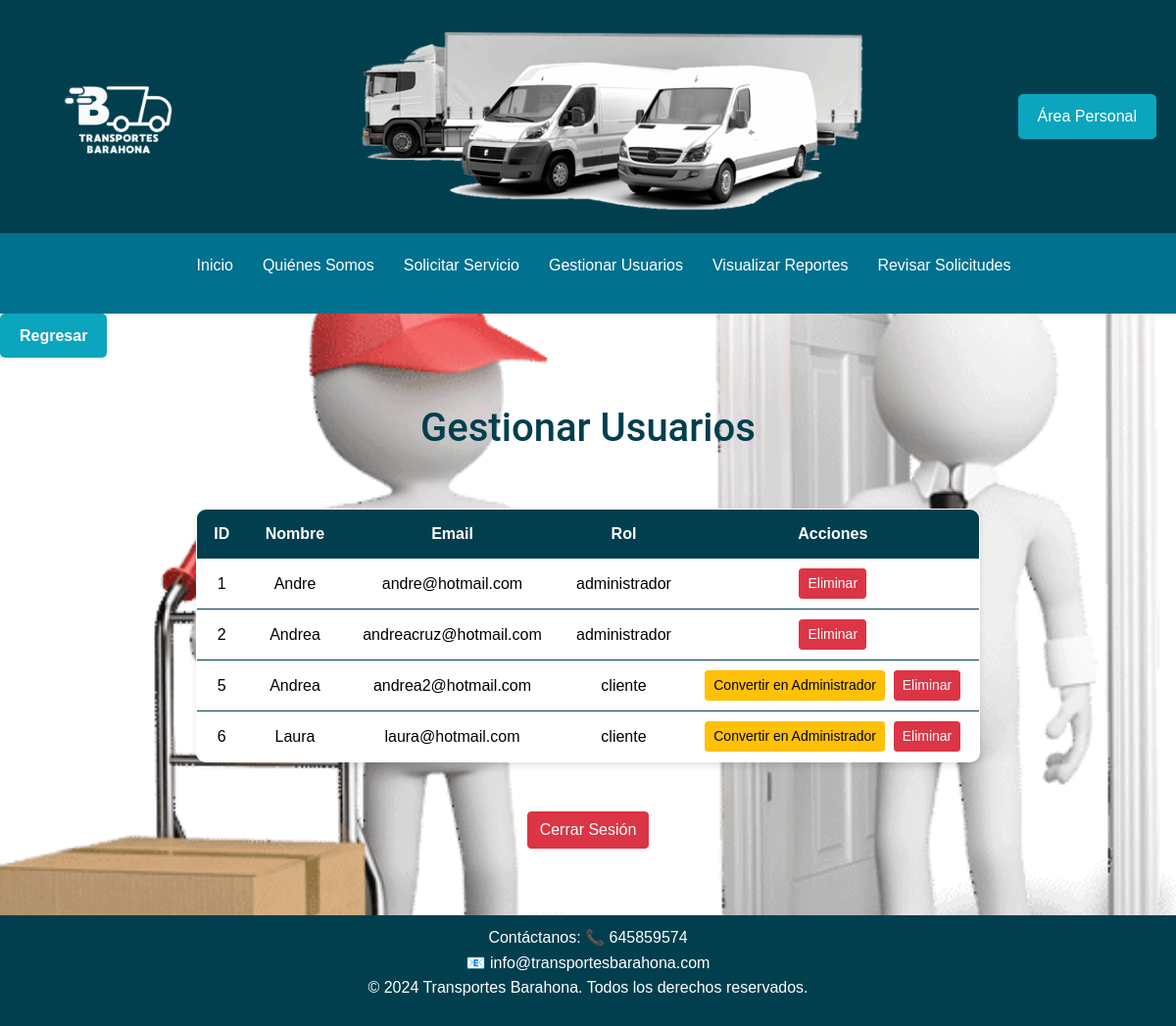
/public/index.php?action=gestionar_usuarios (signed in), run on the app's committed database.
### tables this page shows
CREATE TABLE `Usuario` (
  `usuario_id` int(11) NOT NULL,
  `nombre` varchar(100) NOT NULL,
  `email` varchar(100) NOT NULL,
  `direccion` varchar(255) DEFAULT NULL,
  `numero_telefono` varchar(15) DEFAULT NULL,
  `contrasenia` varchar(255) NOT NULL,
  `nombre_rol` enum('cliente','administrador') DEFAULT 'cliente'
);

### app/controllers/AdministradorController.php (called while the page is built, shortened)
<?php
require_once '../app/models/Administrador.php';
class AdministradorController {
    private $administradorModel;
    public function __construct() {
        $this->administradorModel = new Administrador();
    }
    public function gestionarUsuarios() {
        try {
            $usuarios = $this->administradorModel->obtenerTodosLosUsuarios();
            require_once '../app/views/admin/gestionar_usuarios.php';
        } catch (Exception $e) {
            echo "Error en gestionarUsuarios: " . $e->getMessage();
        }
    }
}

### public/index.php (called while the page is built, shortened)
<?php
$router = new Router();
$router->route();
?>

### config/config.php (called while the page is built)
<?php
return [
    'host' => 'localhost',
    'database' => 'transportes_barahona',
    'username' => 'root',
    'password' => '',
];

### app/core/Database.php (called while the page is built)
<?php
class Database {
    private $pdo;
    public function __construct() {
        $config = require __DIR__ . '/../../config/config.php';
        $dsn = "mysql:host=" . $config['host'] . ";dbname=" . $config['database'];
        $this->pdo = new PDO($dsn, $config['username'], $config['password']);
        $this->pdo->setAttribute(PDO::ATTR_ERRMODE, PDO::ERRMODE_EXCEPTION);
    }
    public function obtenerConexion() {
        return $this->pdo;
    }
}

### app/models/Administrador.php (called while the page is built, shortened)
<?php
require_once __DIR__ . '/../core/Database.php';
class Administrador {
    private $db;
    public function __construct() {
        $this->db = (new Database())->obtenerConexion();
    }
    public function obtenerTodosLosUsuarios() {
        try {
            $stmt = $this->db->prepare("SELECT * FROM Usuario");
            $stmt->execute();
            return $stmt->fetchAll(PDO::FETCH_ASSOC);
        } catch (Exception $e) {
            echo "Error al obtener usuarios: " . $e->getMessage();
            return [];
        }
    }
}

### app/views/admin/gestionar_usuarios.php (the view, shortened to what this page needs)
<!DOCTYPE html>
<html lang="es">
<head>
    <link rel="stylesheet" href="/Transportes_Barahona/public/libs/css/bootstrap.min.css">
    <link rel="stylesheet" type="text/css" href="/Transportes_Barahona/public/css/style.css">
</head>
<body>
    <?php include __DIR__ . '/../includes/encabezado.php'; ?>
     <nav><?php include __DIR__ . '/../includes/menu.php'; ?></nav>
     <div>
    <button id="btn-regresar"> Regresar </button>
    </div>
    <main class="container my-5">
    <div class= "texto-formulario">
    <h1>Gestionar Usuarios</h1>
    </div>
            <?php if (isset($usuarios) && count($usuarios) > 0): ?>
            <div class="table-responsive">
                <table class="tabla-solicitudes">
                    <thead class="table-primary">
                        <tr>
                            <th>ID</th>
                            <th>Nombre</th>
                            <th>Email</th>
                            <th>Rol</th>
                            <th>Acciones</th>
                        </tr>
                    </thead>
                    <tbody>
                    <?php foreach ($usuarios as $usuario): ?>
                            <tr>
                            <td><?= htmlspecialchars($usuario['usuario_id']) ?></td>
                            <td><?= htmlspecialchars($usuario['nombre']) ?></td>
                            <td><?= htmlspecialchars($usuario['email']) ?></td>
                            <td><?= htmlspecialchars($usuario['nombre_rol']) ?></td>
                            <td>
                                <div class="d-flex justify-content-evenly">
                                    <?php if ($usuario['nombre_rol'] !== 'administrador'): ?>
                                        <form action="/Transportes_Barahona/public/index.php?action=convertir_administrador" method="POST" class="d-inline">
                                            <button type="submit" class="btn btn-warning btn-sm">Convertir en Administrador</button>
                                        </form>
                                    <?php endif; ?>
                                    <form action="/Transportes_Barahona/public/index.php?action=eliminar_usuario" method="POST" class="d-inline">
                                        <button type="submit" class="btn btn-danger btn-sm">Eliminar</button>
                                        </form>
                                </div>
                            </td>
                            </tr>
                    <?php endforeach; ?>
                    </tbody>
                </table>
            </div>
        <?php else: ?>
            <p class="text-center text-muted">No hay usuarios registrados.</p>
        <?php endif; ?>
    <div class="area-opciones">
       <a href="/Transportes_Barahona/public/index.php?action=cerrar_sesion" class="btn btn-danger">Cerrar Sesión</a>
    </div>
    </main>
    <?php include __DIR__ . '/../includes/piepagina.php'; ?>
</body>
</html>

### public/css/style.css (style rules this page uses)
* { margin: 0; padding: 0; box-sizing: border-box; }
:root { --primario: #013F4E; --secundario: #00718F; --acento: #0BA5BE; --fondo: rgba(207, 203, 200, 0) --texto: #576319; }
html, body { font-family: Arial, sans-serif; line-height: 1.6; color: var(--texto); background-color: var(--fondo); height: 100%; margin: 0; padding: 0; display: flex; flex-direction: column; }
body { background-image: url('/Transportes_Barahona/public/img/paquete.png'); background-size: cover; background-position: center; background-repeat: no-repeat; background-attachment: fixed; height: 100vh; }
nav { background: var(--secundario); color: #fff; padding: 10px 20px; }
main { flex: 1; display: flex; flex-direction: column; }
.texto-formulario { text-align: center; margin-bottom: 20px; font-size: 18px; color: #013F4E; font-weight: 700; font-family: 'Roboto', sans-serif; }
button { background-color: var(--acento); color: white; border: none; padding: 10px 20px; font-size: 16px; font-weight: bold; cursor: pointer; border-radius: 5px; transition: background-color 0.3s ease, transform 0.3s ease; }
.area-opciones { text-align: center; margin: 20px; }
.tabla-solicitudes { width: 100%; max-width: 800px; margin: 30px auto; border-collapse: collapse; background-color: #FFFFFF; color: var(--texto); box-shadow: 0 4px 6px rgba(0, 0, 0, 0.1); border: 1px solid var(--primario); border-radius: 10px; overflow: hidden; }
.tabla-solicitudes thead tr { background-color: var(--primario); color: white; text-align: left; font-weight: bold; }
.tabla-solicitudes thead th { padding: 12px 15px; text-align: center; }
.tabla-solicitudes tbody tr { border-bottom: 1px solid var(--primario); transition: background-color 0.3s ease; }
.tabla-solicitudes td { padding: 10px; text-align: center; }
a { text-decoration: none; color: var(--secundario) }

### data on the page
usuario: usuario_id "1", nombre "Andre", email "andre@hotmail.com", nombre_rol "administrador"
usuario: usuario_id "2", nombre "Andrea", email "andreacruz@hotmail.com", nombre_rol "administrador"
usuario: usuario_id "5", nombre "Andrea", email "andrea2@hotmail.com", nombre_rol "cliente"
usuario: usuario_id "6", nombre "Laura", email "laura@hotmail.com", nombre_rol "cliente"
